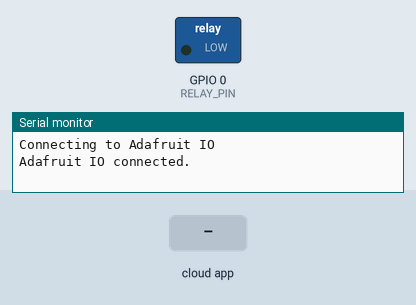
The sketch below on a simulated ESP8266 (NodeMCU). Parts: switched loads named in the sketch (green lamp = pin HIGH), the last lines printed to the serial monitor. The inputs (shaded band) are chosen by the test bench. WiFi joins after 1.5 s; servers stay silent unless stated.

Above: at 2.7 s.
2.8 s: the phone or cloud app sets mainroom to ON
At 3.7 s:
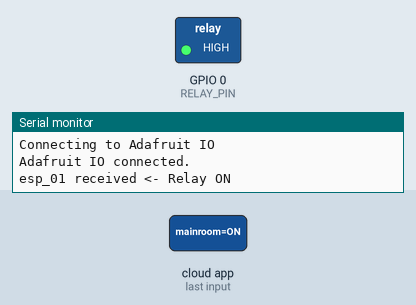
4.3 s: the phone or cloud app sets mainroom to OFF
At 5.0 s:
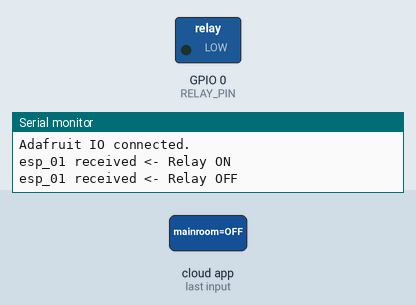
Timing chart, 0 to 7.3 s (numbered marks = the images above; inputs shaded):
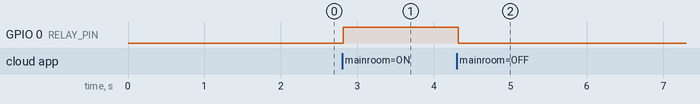

The sketch:

ESP-01-MQTT-relay.ino
```cpp
/*
* ESP-01S
*
* Turn relay on and off using the mainroom feed from AdafruitIO
*
* 26/5/18
*
*/
#include "MySSID.h"
#include "AdafruitIO_WiFi.h"
#include <ESP8266WebServer.h>
#include <ESP8266mDNS.h>
#include <ESP8266HTTPUpdateServer.h>

const char* host = "esp01-relay";
AdafruitIO_WiFi io(IO_USERNAME, IO_KEY, WIFI_SSID, WIFI_PASS);

// set up the feeds
AdafruitIO_Feed *esp_01 = io.feed("mainroom"); // subscribe toggle switch input ("ON"/"OFF")
#define RELAY_PIN 0
ESP8266WebServer httpServer(80);
ESP8266HTTPUpdateServer httpUpdater;
// static IP settings
IPAddress ip(192,168,1,130);
IPAddress gateway(192,168,1,1);
IPAddress subnet(255,255,255,0);

void setup() {
pinMode(RELAY_PIN, OUTPUT);
digitalWrite(RELAY_PIN, LOW); // relay off
// start the serial connection
Serial.begin(115200);
WiFi.mode(WIFI_AP_STA);
// static IP
WiFi.config(ip,gateway,subnet);
WiFi.begin(ssid, password);

while(WiFi.waitForConnectResult() != WL_CONNECTED){
  WiFi.begin(ssid, password);
  Serial.println("WiFi failed, retrying.");
}

Serial.println("WiFi connected");
Serial.println("IP address: ");
Serial.println(WiFi.localIP());
MDNS.begin(host);

  httpUpdater.setup(&httpServer);
httpServer.begin();

MDNS.addService("http", "tcp", 80);
Serial.printf("HTTPUpdateServer ready! Open http://%s.local/update in your browser\n", host);


// connect to io.adafruit.com
Serial.println("Connecting to Adafruit IO");
io.connect();

esp_01->onMessage(handleMessage);

// wait for a connection
while (io.status() < AIO_CONNECTED) {
  Serial.print(".");
  delay(500);
}

// we are connected
Serial.println();
Serial.println(io.statusText());
}

void loop() {
io.run();
 httpServer.handleClient();
}

void handleMessage(AdafruitIO_Data *data) {

Serial.print("esp_01 received <- ");

if (data->toString() == "ON") {
  Serial.println("Relay ON");
  digitalWrite(RELAY_PIN, HIGH);
}
else if (data->toString() == "OFF") {
  Serial.println("Relay OFF");
  digitalWrite(RELAY_PIN, LOW);

}
}
```

MySSID.h
```cpp
#ifndef MySSID_h
#define MySSID_h

// the #include statment and code go here...
// Replace with your network credentials
static const char* ssid = "your-ssid";
static const char* password = "your-password";
static const char* WIFI_SSID =      "your-ssid";
static const char* WIFI_PASS  =     "your-password";
// Adafruit IO username and key
static const char* IO_USERNAME  =  "your-io-username";
static const char* IO_KEY   =      "your-io-key";
#endif
```

Measured:
- after the input at 2.8 s, GPIO 0 (RELAY_PIN): LOW → HIGH at once
- after the input at 4.3 s, GPIO 0 (RELAY_PIN): HIGH → LOW at once
